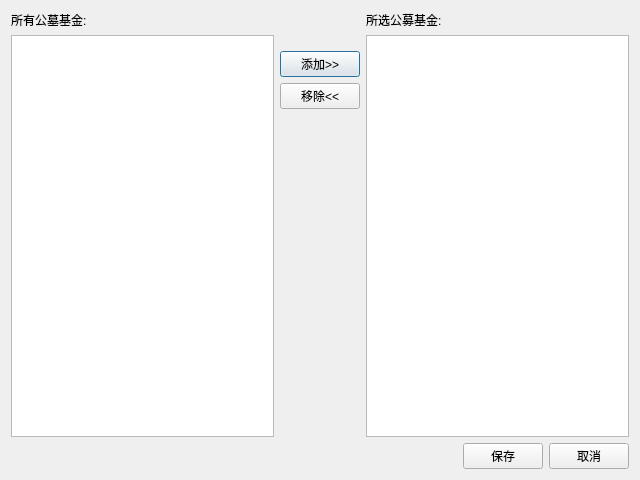
<?xml version="1.0" encoding="UTF-8"?>
<ui version="4.0">
 <class>FundsDialog</class>
 <widget class="QDialog" name="FundsDialog">
  <property name="geometry">
   <rect>
    <x>0</x>
    <y>0</y>
    <width>640</width>
    <height>480</height>
   </rect>
  </property>
  <property name="minimumSize">
   <size>
    <width>640</width>
    <height>480</height>
   </size>
  </property>
  <property name="windowTitle">
   <string>公募基金列表</string>
  </property>
  <layout class="QVBoxLayout" name="verticalLayout_4">
   <item>
    <layout class="QHBoxLayout" name="horizontalLayout">
     <item>
      <layout class="QVBoxLayout" name="verticalLayout">
       <item>
        <widget class="QLabel" name="label">
         <property name="text">
          <string>所有公墓基金:</string>
         </property>
        </widget>
       </item>
       <item>
        <widget class="QListWidget" name="leftListWidget">
         <property name="editTriggers">
          <set>QAbstractItemView::EditTrigger::NoEditTriggers</set>
         </property>
         <property name="alternatingRowColors">
          <bool>true</bool>
         </property>
         <property name="selectionMode">
          <enum>QAbstractItemView::SelectionMode::MultiSelection</enum>
         </property>
         <property name="selectionBehavior">
          <enum>QAbstractItemView::SelectionBehavior::SelectRows</enum>
         </property>
         <property name="sortingEnabled">
          <bool>true</bool>
         </property>
        </widget>
       </item>
      </layout>
     </item>
     <item>
      <layout class="QVBoxLayout" name="verticalLayout_3">
       <item>
        <spacer name="verticalSpacer_2">
         <property name="orientation">
          <enum>Qt::Orientation::Vertical</enum>
         </property>
         <property name="sizeType">
          <enum>QSizePolicy::Policy::Fixed</enum>
         </property>
         <property name="sizeHint" stdset="0">
          <size>
           <width>20</width>
           <height>40</height>
          </size>
         </property>
        </spacer>
       </item>
       <item>
        <widget class="QPushButton" name="addButton">
         <property name="text">
          <string>添加&gt;&gt;</string>
         </property>
        </widget>
       </item>
       <item>
        <widget class="QPushButton" name="removeButton">
         <property name="text">
          <string>移除&lt;&lt;</string>
         </property>
        </widget>
       </item>
       <item>
        <spacer name="verticalSpacer">
         <property name="orientation">
          <enum>Qt::Orientation::Vertical</enum>
         </property>
         <property name="sizeHint" stdset="0">
          <size>
           <width>20</width>
           <height>40</height>
          </size>
         </property>
        </spacer>
       </item>
      </layout>
     </item>
     <item>
      <layout class="QVBoxLayout" name="verticalLayout_2">
       <item>
        <widget class="QLabel" name="label_2">
         <property name="text">
          <string>所选公募基金:</string>
         </property>
        </widget>
       </item>
       <item>
        <widget class="QListWidget" name="rightListWidget">
         <property name="editTriggers">
          <set>QAbstractItemView::EditTrigger::NoEditTriggers</set>
         </property>
         <property name="alternatingRowColors">
          <bool>true</bool>
         </property>
         <property name="selectionMode">
          <enum>QAbstractItemView::SelectionMode::MultiSelection</enum>
         </property>
         <property name="selectionBehavior">
          <enum>QAbstractItemView::SelectionBehavior::SelectRows</enum>
         </property>
         <property name="sortingEnabled">
          <bool>false</bool>
         </property>
        </widget>
       </item>
      </layout>
     </item>
    </layout>
   </item>
   <item>
    <layout class="QHBoxLayout" name="horizontalLayout_2">
     <item>
      <spacer name="horizontalSpacer">
       <property name="orientation">
        <enum>Qt::Orientation::Horizontal</enum>
       </property>
       <property name="sizeHint" stdset="0">
        <size>
         <width>40</width>
         <height>20</height>
        </size>
       </property>
      </spacer>
     </item>
     <item>
      <widget class="QPushButton" name="saveButton">
       <property name="text">
        <string>保存</string>
       </property>
      </widget>
     </item>
     <item>
      <widget class="QPushButton" name="cancelButton">
       <property name="text">
        <string>取消</string>
       </property>
      </widget>
     </item>
    </layout>
   </item>
  </layout>
 </widget>
 <resources/>
 <connections>
  <connection>
   <sender>cancelButton</sender>
   <signal>clicked()</signal>
   <receiver>FundsDialog</receiver>
   <slot>reject()</slot>
   <hints>
    <hint type="sourcelabel">
     <x>523</x>
     <y>592</y>
    </hint>
    <hint type="destinationlabel">
     <x>679</x>
     <y>902</y>
    </hint>
   </hints>
  </connection>
  <connection>
   <sender>saveButton</sender>
   <signal>clicked()</signal>
   <receiver>FundsDialog</receiver>
   <slot>onSaveButtonClicked()</slot>
   <hints>
    <hint type="sourcelabel">
     <x>420</x>
     <y>597</y>
    </hint>
    <hint type="destinationlabel">
     <x>536</x>
     <y>825</y>
    </hint>
   </hints>
  </connection>
  <connection>
   <sender>addButton</sender>
   <signal>clicked()</signal>
   <receiver>FundsDialog</receiver>
   <slot>onAddButtonClicked()</slot>
   <hints>
    <hint type="sourcelabel">
     <x>351</x>
     <y>151</y>
    </hint>
    <hint type="destinationlabel">
     <x>295</x>
     <y>831</y>
    </hint>
   </hints>
  </connection>
  <connection>
   <sender>removeButton</sender>
   <signal>clicked()</signal>
   <receiver>FundsDialog</receiver>
   <slot>onRemoveButtonClicked()</slot>
   <hints>
    <hint type="sourcelabel">
     <x>335</x>
     <y>192</y>
    </hint>
    <hint type="destinationlabel">
     <x>333</x>
     <y>863</y>
    </hint>
   </hints>
  </connection>
 </connections>
 <slots>
  <slot>onSaveButtonClicked()</slot>
  <slot>onAddButtonClicked()</slot>
  <slot>onRemoveButtonClicked()</slot>
 </slots>
</ui>
